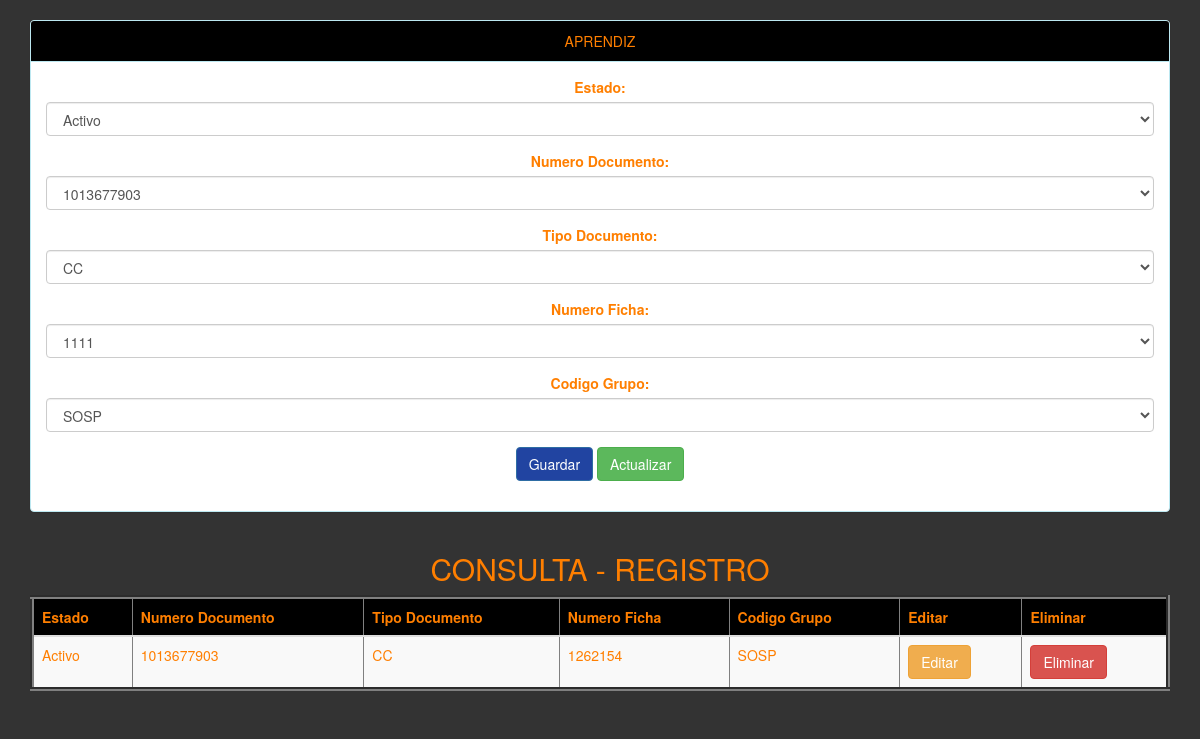
Page /Aprendiz/vista.php on the committed database.
### tables this page shows
CREATE TABLE `apprentice` (
  `statusId` varchar(45) NOT NULL,
  `documentNumber` varchar(50) NOT NULL,
  `documentName` varchar(50) NOT NULL,
  `fichaNumber` varchar(20) NOT NULL,
  `groupCode` int(11) NOT NULL
);

CREATE TABLE `projectgroup` (
  `statusP` tinyint(1) NOT NULL,
  `proyectName` varchar(100) NOT NULL,
  `fichaNumber` varchar(20) NOT NULL,
  `groupCode` int(11) NOT NULL
);

### conexion.php (called while the page is built)
<?php
class database {
	public static function conectar (){
	try{
	$pdo=new PDO('mysql:host=localhost;dbname=db_SOSP; charset=utf8','root','');
 	$pdo->setAttribute (PDO::ATTR_ERRMODE,PDO::ERRMODE_EXCEPTION);
 	return $pdo;
	}catch (Exception $e){
	die($e->getMessage());
		}
	}
}
?>

### Aprendiz/apprenticeModel.php (called while the page is built, shortened)
<?php
class aprendizClass{
	private $pdo;
	public function __CONSTRUCT(){
	try{
	$this ->pdo=database::conectar();
	}catch(Exception $ex){
	die($e->getMessage());
	}
	}
public function Listar(){
	try{
		$result = array();
		$stm = $this->pdo->Prepare('SELECT * FROM apprentice ');
		$stm->execute();
		foreach($stm->fetchAll(PDO::FETCH_OBJ) as $r) {
			$usu = new aprendiz();
			$usu->_SET('statusId', $r->statusId);
			$usu->_SET('documentNumber', $r->documentNumber);
			$usu->_SET('documentName', $r->documentName);
			$usu->_SET('fichaNumber', $r->fichaNumber);
			$usu->_SET('groupCode', $r->groupCode);
			$result[] = $usu;
		}
		return $result;
	}
	catch(Exception $e){
		die ($e->getMessage());
	}
}
}

### Aprendiz/apprenticeController.php (called while the page is built, shortened)
<?php
class aprendiz{
public function _get ($k){return $this->$k;}
public function _set ($k,$V){return $this-> $k = $V;}
}
?>

### Aprendiz/vista.php (the view, shortened to what this page needs)
<?php
require_once 'apprenticeController.php';
require_once 'apprenticeModel.php';
require_once '../Conexion.php';
$model = new aprendizClass();
$db = database::conectar();
?>
<!DOCTYPE html>
<html lang="es">
<head>
	<link rel="stylesheet"  href="../bootstrap/css/bootstrap.css">
</head>
<body>
<center>
  <div class="container">
	<div class="panel panel-info">
      <div class="panel-heading" align="center">APRENDIZ</div>
            <div class="panel-body">
<form action="SOSConexion.php" method="post">
    <div class="form-group">
	<label>Estado:</label>
	<select class="form-control" name="statusId">
	<?php
	foreach($db-> query('SELECT * FROM formationStatus')as $row){
	echo '<option value="'.$row['statusId'].'">'.$row['statusId'].'</option>';
	}
	?>
	</select>
	</div>
    <div class="form-group">
	<label>Numero Documento:</label>
	<select class="form-control" name="documentNumber">
	<?php
	foreach($db-> query('SELECT * FROM customer')as $row){
	echo '<option value="'.$row['documentNumber'].'">'.$row['documentNumber'].'</option>';
	}
	?>
	</select>
	</div>
    <div class="form-group">
	<label>Tipo Documento:</label>
	<select class="form-control" name="documentName">
	<?php
	foreach($db-> query('SELECT * FROM documentType')as $row){
	echo '<option value="'.$row['documentName'].'">'.$row['documentName'].'</option>';
	}
	?>
	</select>
	</div>
    <div class="form-group">
	<label>Numero Ficha:</label>
	<select class="form-control" name="fichaNumber">
	<?php
	foreach($db-> query('SELECT * FROM ficha')as $row){
	echo '<option value="'.$row['fichaNumber'].'">'.$row['fichaNumber'].'</option>';
	}
	?>
	</select>
	</div>
	<div class="form-group">
	<label>Codigo Grupo:</label>
	<select class="form-control" name="groupCode">
	<?php
	foreach($db-> query('SELECT * FROM projectGroup')as $row){
	echo '<option value="'.$row['groupCode'].'">'.$row['proyectName'].'</option>';
	}
	?>
	</select>
	</div>
	<div class="form-group">
		<input type="submit" class="btn btn-primary" value="Guardar" onclick="this.form.action='?action=registrar';"/>
		<input type="submit" class="btn btn-success" value="Actualizar" onclick="this.form.action='?action=Actualizar';"/>
	</div>
	</form>
	</div>
	</div>
	</div>
	<div class="container">
		<h2>CONSULTA - REGISTRO </h2>
		<div class="table-responsive">
			<table border="4" class="table table-striped">
			<thead>
				<tr class="info">
					<th>Estado</th>
					<th>Numero Documento</th>
					<th>Tipo Documento</th>
					<th>Numero Ficha</th>
					<th>Codigo Grupo</th>
					<th>Editar</th>
					<th>Eliminar</th>
					</tr>
			</thead>
		<?php
		  $numero=$row['groupCode'];
		foreach ($model->Listar() as $r){
			?>
			<tr>
			<td><?php echo $r->_GET('statusId');?></td>
			<td><?php echo $r->_GET('documentNumber');?></td>
			<td><?php echo $r->_GET('documentName');?></td>
			<td><?php echo $r->_GET('fichaNumber');?></td>
			<td><?php  if (isset($numero)){
			 foreach($db-> query('SELECT proyectName FROM projectgroup where groupCode='.$r->_GET('groupCode').'')as $row){
			 	 echo $row['proyectName'];
}
			}
			?></td>
			<td>
				<a href="?action=editar&documentNumber=<?php echo $r->_GET('documentNumber'); ?>" class="btn btn-warning">Editar</a>
			</td>
			<td>
				<a href="?action=eliminar&documentNumber=<?php echo $r->_GET('documentNumber'); ?>" class="btn btn-danger" onclick ="return confirm('¿Esta seguro de eliminar este aprendiz?')">Eliminar</a>
			</td>
			</tr>
		<?php } ?>
			</table>
			</div>
			</div>
</center>
</body>
</html>

### rows in the picture
apprentice: _GET "Activo", _GET "1013677903", _GET "CC", _GET "1262154"
projectgroup: proyectName "SOSP"

### other values in the picture
form field statusId "Activo"
form field documentNumber "1013677903"
form field documentName "CC"
form field fichaNumber "1111"
form field groupCode "SOSP"
